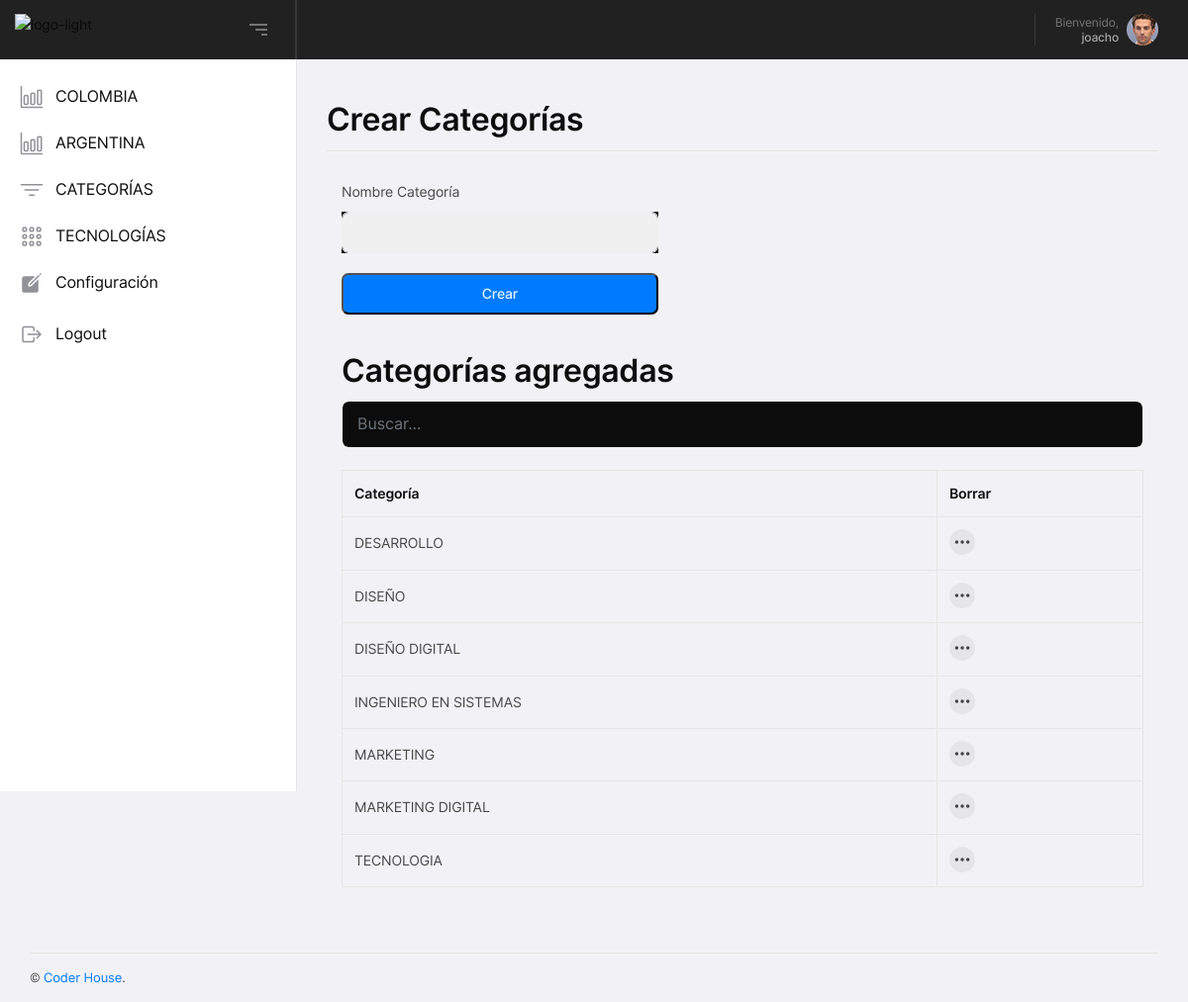
Before: /categorias (signed in) with the older database file.
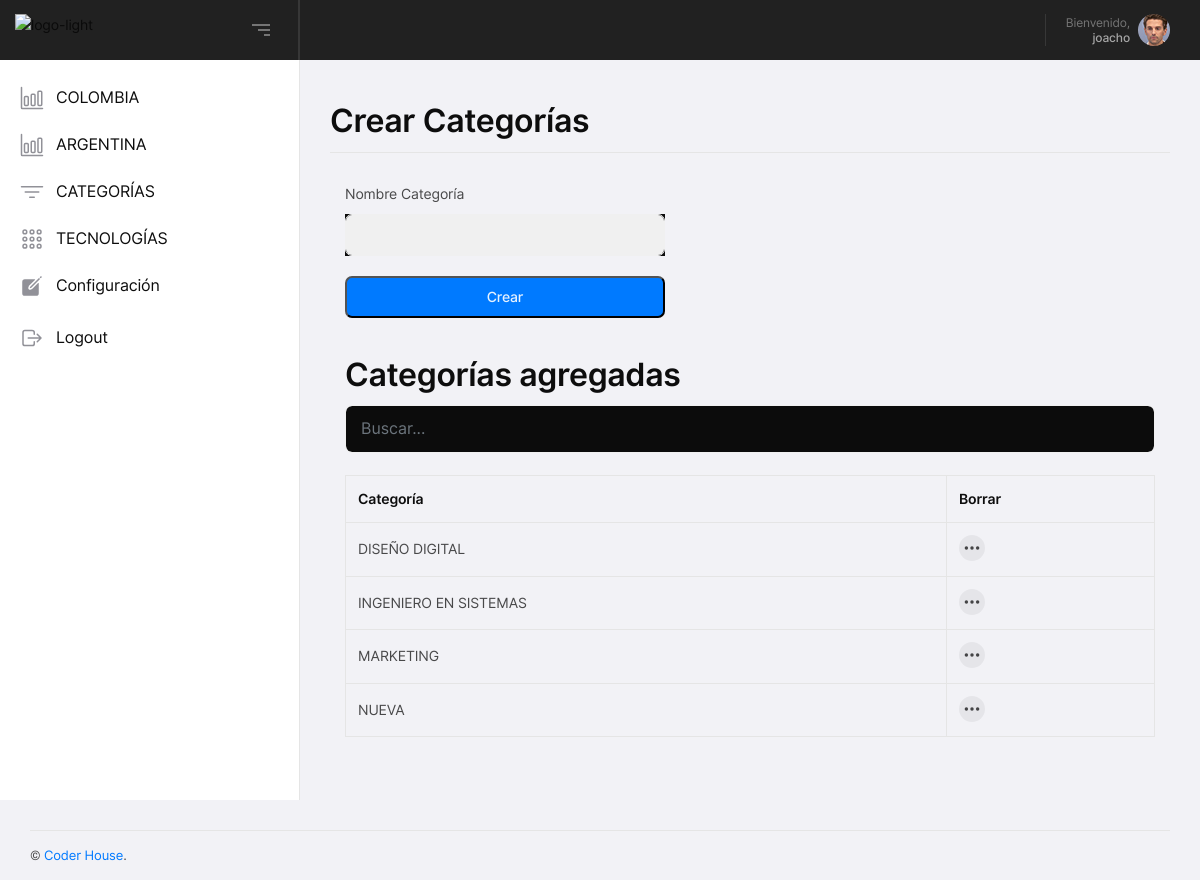
After: the same page with the newer database file.
### app/base/models.py (models this page shows, shortened)
class User(db.Model, UserMixin):
    __tablename__ = 'User'
    id = Column(Integer, primary_key=True)
    username = Column(String, unique=True)
    email = Column(String, unique=True)
    password = Column(Binary)

class Categorias(db.Model):
    __tablename__ = 'Categorias'
    id = Column(Integer, primary_key=True)
    nombre = Column(String, unique=True)
    def __repr__(self):
        return str(self.nombre)

### app/home/routes.py (the view, shortened to what this page needs)
@blueprint.route('/categorias', methods=['GET', 'POST'])
@login_required
def categorias():
    catego_form = CategoriaForm(request.form)
    categorias = Categorias.query.order_by(Categorias.nombre.asc()).all()
    return render_template( 'categorias.html',form=catego_form, categorias=categorias)

### app/base/forms.py
class CategoriaForm(FlaskForm):
    nombre = TextField    ('Nombre', id='nombre_categora'   , validators=[DataRequired()])

### app/__init__.py (called while the page is built, shortened)
def configure_database(app):
    @app.before_first_request
    def initialize_database():
        db.create_all()
    @app.teardown_request
    def shutdown_session(exception=None):
        db.session.remove()

def apply_themes(app):
    @app.context_processor
    def override_url_for():
        return dict(url_for=_generate_url_for_theme)
    def _generate_url_for_theme(endpoint, **values):
        return url_for(endpoint, **values)

### app/base/models.py (called while the page is built)
@login_manager.user_loader
def user_loader(id):
    return User.query.filter_by(id=id).first()

### app/home/templates/categorias.html (shortened to what this page needs)
{% extends "layouts/base.html" %}
{% block stylesheets %}
  <link rel="stylesheet" type="text/css" href="/static/assets/css/jqvmap.min.css" />
{% endblock stylesheets %}
{% block content %}
    <div class="yoo-height-b30 yoo-height-lg-b30"></div>
    <div class="container-fluid">
      <div class="yoo-uikits-heading">
        <h2 class="yoo-uikits-title">Crear Categorías</h2>
      </div>
    </div>
    <div class="yoo-height-b30 yoo-height-lg-b30"></div>
    <div class="container-fluid">
        <div class="col-lg-5">
        <div class="yoo-vertical-middle">
          <div class="yoo-vertical-middle-in">
            <form method="post" action="" class="yoo-form yoo-style1">
              <div class="row">
                <div class="col-lg-12">
                <label for="email">Nombre Categoría</label>
                  <div class="form-group level-up form-group-md text-white-50 bg-dark">
                    {{ form.nombre(class="form-control") }}
                  </div>
                </div>
                <div class="col-lg-12">
                  <button type="submit" name="crear"
                          class="yoo-form-btn yoo-style1 yoo-color1"><span>Crear</span>
                  </button>
                  <br />
                </div>
              </div>
            </form>
          </div>
        </div>
      </div>
            <div class="container mt-3">
              <h2>Categorías agregadas</h2>
              <input class="form-control text-white-50 bg-dark" id="myInput" type="text" placeholder="Buscar...">
              <br>
              <table class="table table-bordered">
                <thead>
                  <tr>
                    <th>Categoría</th>
                     <th>Borrar</th>
                  </tr>
                </thead>
                <tbody id="myTable">
                  {% for item in categorias%}
                        <tr>
                          <td>{{item}}</td>
                            <td>
                                  <button class="yoo-table-action-btn yoo-style1" type="button" data-toggle="dropdown" aria-haspopup="true" aria-expanded="false"><ion-icon name="ellipsis-horizontal"></ion-icon></button>
                                </td>
                        </tr>
                      {% endfor %}
                </tbody>
              </table>
            </div>
      </div>
                    <div class="yoo-height-b20 yoo-height-lg-b20">
                    </div>
              </div>
    <div class="yoo-height-b30 yoo-height-lg-b30"></div>
{% endblock content %}

### app/base/templates/layouts/base.html (shortened to what this page needs)
<!DOCTYPE html>
<html class="no-js" lang="en">
<head>
  <link rel="stylesheet" type="text/css" href="/static/assets/css/bootstrap.min.css" />
  <link rel="stylesheet" type="text/css" href="/static/assets/css/iDashboard.css" />
  {% block stylesheets %}{% endblock stylesheets %}
</head>
<body>
  {% include 'includes/navigation.html' %}
  {% include 'includes/sidebar.html' %}
  <div class="yoo-content yoo-style1">
    {% block content %}{% endblock content %}
    {% include 'includes/footer.html' %}
</body>
</html>

### app/base/templates/includes/navigation.html (shortened to what this page needs)
  <div class="yoo-height-b60 yoo-height-lg-b60"></div>
  <header class="yoo-header yoo-style1 yoo-sticky-menu">
    <div class="yoo-main-header">
      <div class="yoo-main-header-in">
        <div class="yoo-main-header-left">
          <a href="/"
             class="yoo-logo-link yoo-light-logo">
            <img src="https://res.cloudinary.com/hdsqazxtw/image/upload/v1557348830/coderhouse_avkeo7.svg" alt="logo-light" /></a>
        </div>
        <div class="yoo-main-header-right">
          <ul class="yoo-ex-nav yoo-style1 yoo-flex yoo-mp0">
            <li>
              <div class="yoo-toggle-body yoo-profile-nav yoo-style1">
                <div class="yoo-toggle-btn yoo-profile-nav-btn">
                  <div class="yoo-profile-nav-text">
                    <span>Bienvenido,</span>
                    <h4>
                        {{ current_user.username }}
                    </h4>
                  </div>
                  <div class="yoo-profile-nav-img">
                    <img src="/static/assets/img/profile-pic.png" alt="profile">
                  </div>
                </div>
              </div>
            </li>
          </ul>
        </div>
      </div>
    </div>
  </header>

### app/base/templates/includes/sidebar.html
  <div class="yoo-sidebarheader-toggle">
    <div class="yoo-button-bar1"></div>
    <div class="yoo-button-bar2"></div>
    <div class="yoo-button-bar3"></div>
  </div>
  <div class="yoo-sidebarheader">
    <div class="yoo-add">
    </div>
    <div class="yoo-sidebarheader-in" data-scrollbar>
      <div class="yoo-sidebar-nav">
        <ul class="yoo-sidebar-nav-list yoo-mp0">
          <li >
            <a href="/colombia">
              <span class="yoo-sidebar-link-title">
                <span class="yoo-sidebar-link-icon yoo-style1"><ion-icon name="bar-chart-outline"></ion-icon></span>
                <span class="yoo-sidebar-link-text">COLOMBIA</span>
              </span>
            </a>
          </li>
           <li>
            <a href="/argentina">
              <span class="yoo-sidebar-link-title">
                <span class="yoo-sidebar-link-icon yoo-style1"><ion-icon name="bar-chart-outline"></ion-icon></span>
                <span class="yoo-sidebar-link-text">ARGENTINA</span>
              </span>
            </a>
          </li>
          <li>
            <a href="/categorias">
              <span class="yoo-sidebar-link-title">
                <span class="yoo-sidebar-link-icon yoo-style1"><ion-icon name="filter-outline"></ion-icon></span>
                <span class="yoo-sidebar-link-text">CATEGORÍAS</span>
              </span>
            </a>
          </li>
           <li>
            <a href="/tecnologias">
              <span class="yoo-sidebar-link-title">
                <span class="yoo-sidebar-link-icon yoo-style1"><ion-icon name="apps-outline"></ion-icon></span>
                <span class="yoo-sidebar-link-text">TECNOLOGÍAS</span>
              </span>
            </a>
          </li>
          <li>
            <a href="/configuracion">
              <span class="yoo-sidebar-link-title">
                <span class="yoo-sidebar-link-icon yoo-style1"><ion-icon name="create"></ion-icon></span>
                <span class="yoo-sidebar-link-text">Configuración</span>
              </span>
            </a>
          </li>
          <li>
          <li>
            <a href={{ url_for('base_blueprint.logout') }} >
              <span class="yoo-sidebar-link-title">
                <span class="yoo-sidebar-link-icon yoo-style1"><ion-icon name="log-out-outline"></ion-icon></span>
                <span class="yoo-sidebar-link-text">Logout</span>
              </span>
            </a>
          </li>
        </ul>
      </div>
    </div>
  </div>

### app/base/templates/includes/footer.html
    <footer class="yoo-footer yoo-style1" align="center">
        <div class="container-fluid" align="center">
            <div class="yoo-footer-content" align="center">
                <div class="yoo-copyride" align="center">
                    &copy; <a href="https://www.coderhouse.com/" >Coder House</a>.
                </div>
            </div>
        </div>
    </footer>

Changed rows visible on the page:
removed Categorias: nombre "DESARROLLO"
removed Categorias: nombre "DISEÑO"
removed Categorias: nombre "MARKETING DIGITAL"
changed Categorias: nombre "TECNOLOGIA" → "NUEVA"
